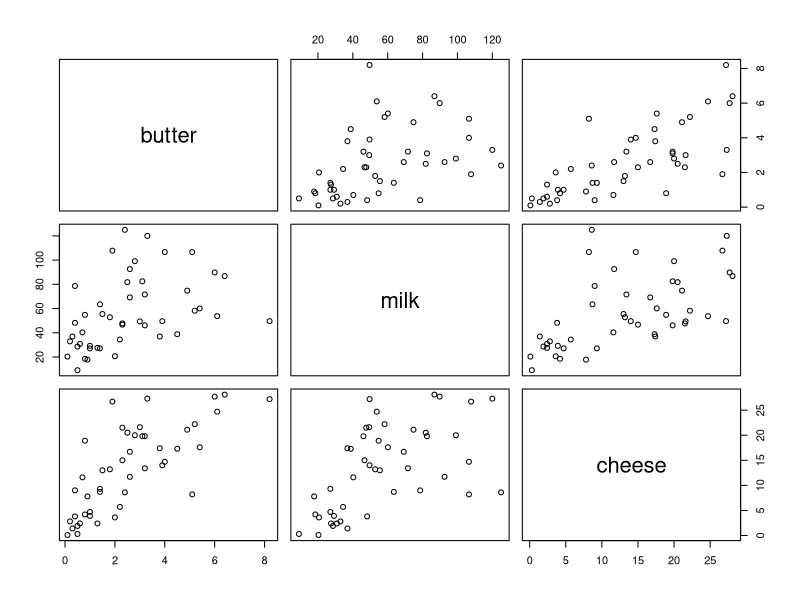
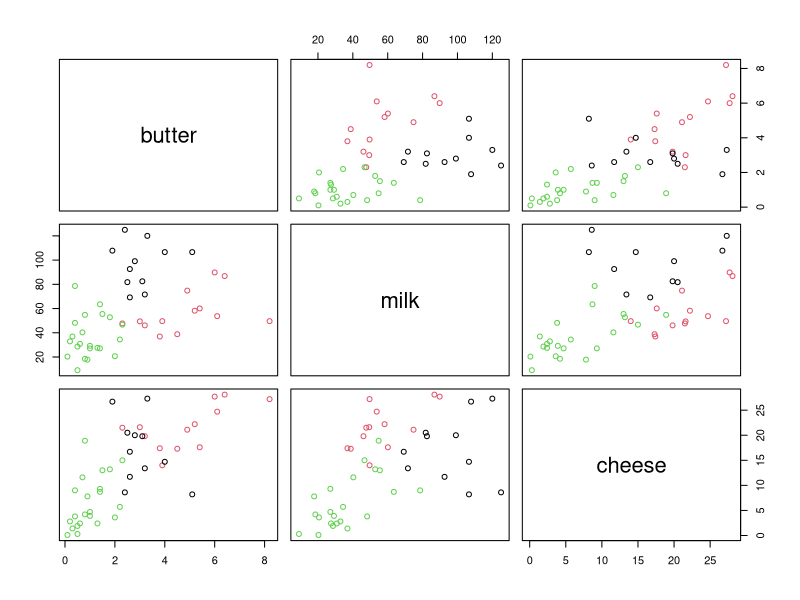
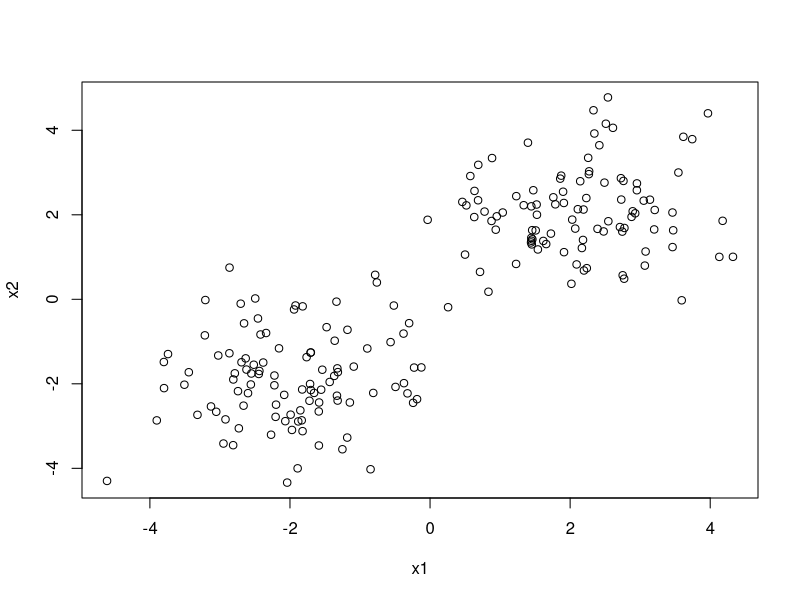
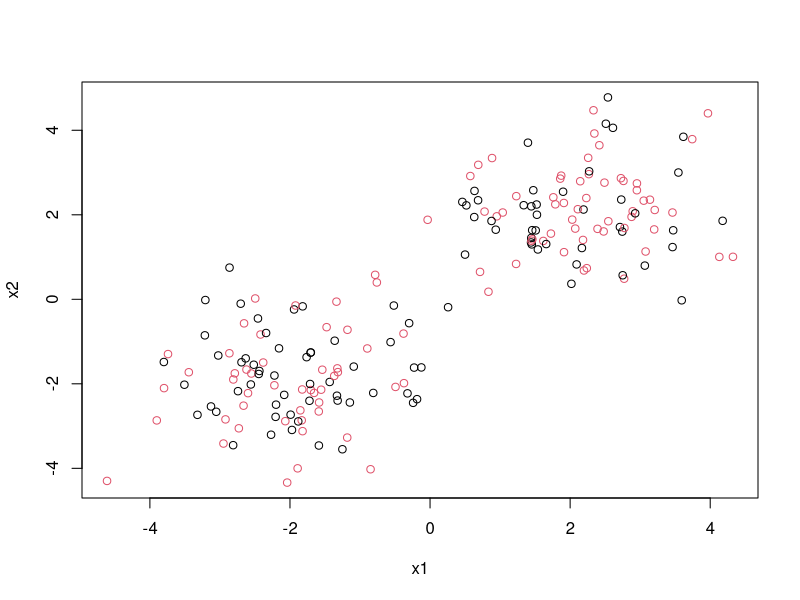
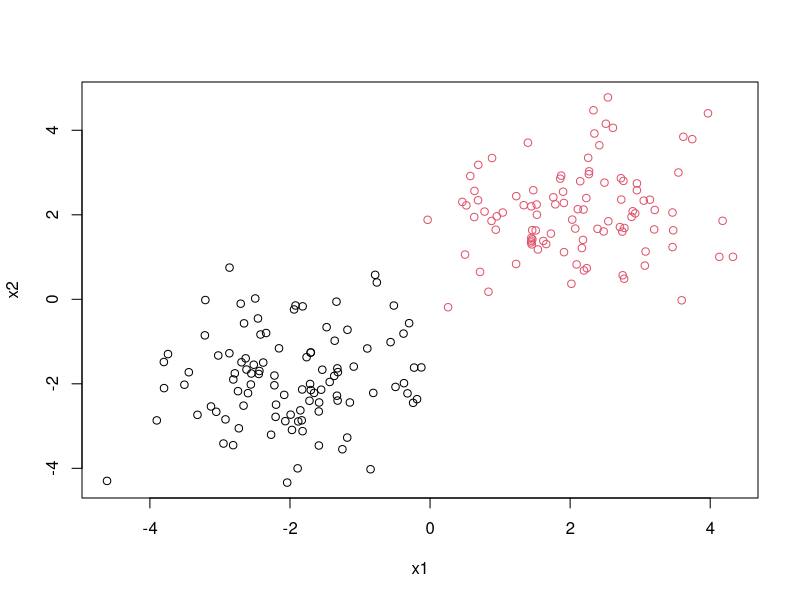
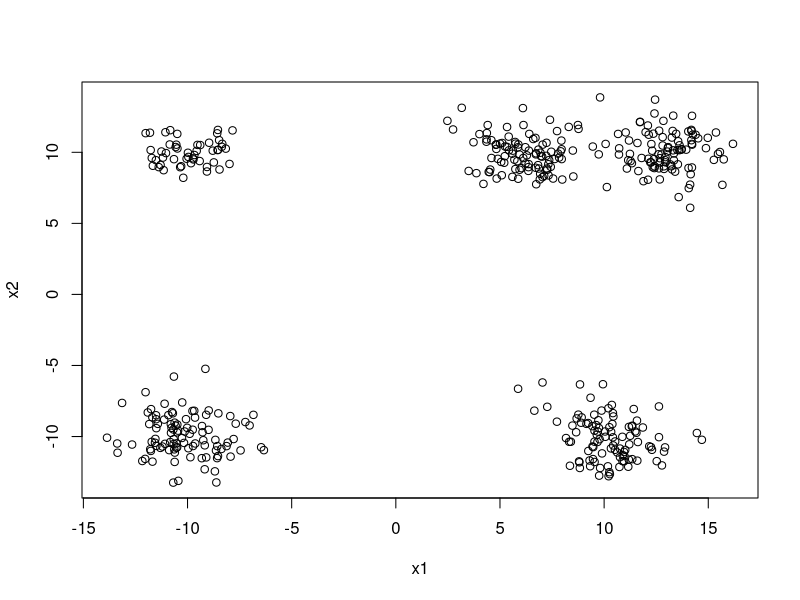
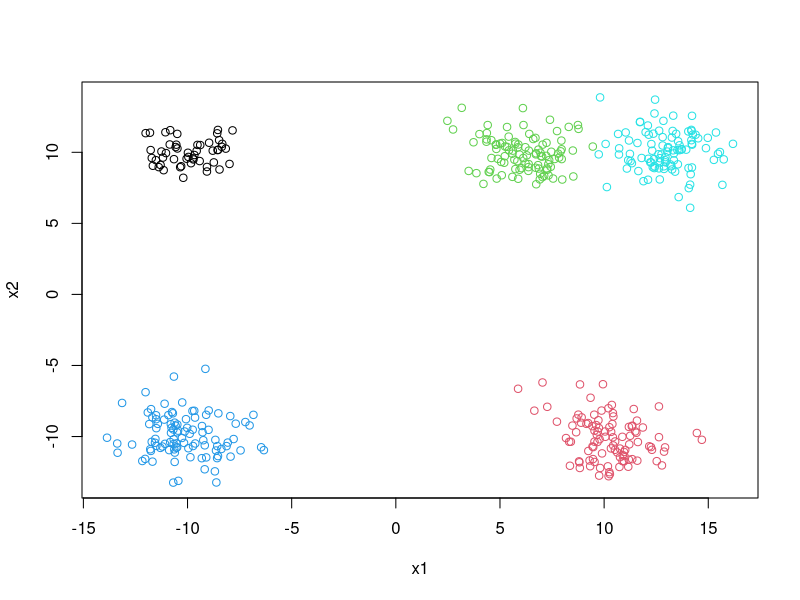
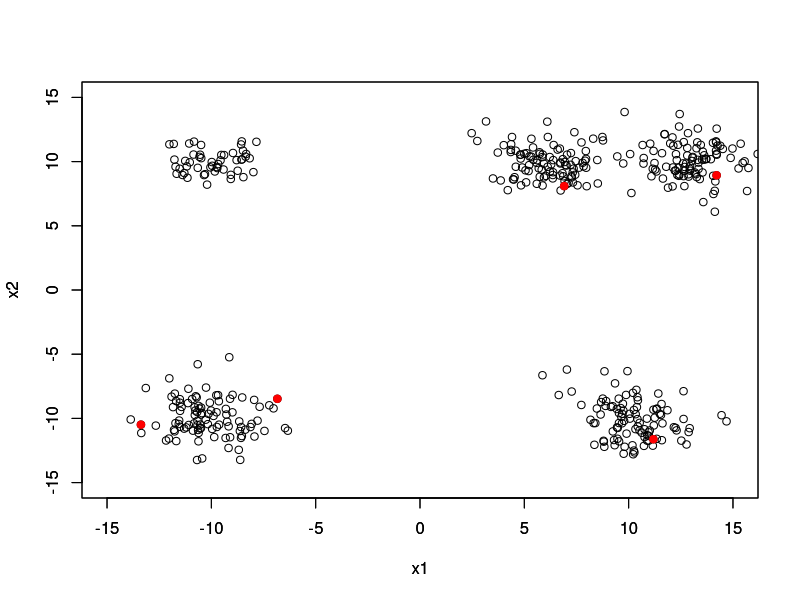

Generate these figures, in order, with R:
## ---- chunk 1
dat <- read.csv("./data/dairy_products.csv", 
                fileEncoding = "utf-8", 
                row.names = "country")
head(dat, n = 5)
## ---- chunk 2
plot(dat)
## ---- chunk 3
dat_scaled <- scale(dat)
## ---- chunk 4
# k-means法の計算
result <- kmeans(x = dat_scaled, centers = 3, iter.max = 100)
result$centers
## ---- chunk 5
# クラスターの可視化
plot(dat, col = result$cluster)
## ---- chunk 6
# デモデータの生成
library(MASS)
cluster_1 <- mvrnorm(n = 100, mu = c(-2, -2), Sigma = diag(c(1, 1)))
cluster_2 <- mvrnorm(n = 100, mu = c(2, 2), Sigma = diag(c(1, 1)))
X <- rbind(cluster_1, cluster_2)
dat <- data.frame(x1 = X[ , 1], x2 = X[, 2])
head(dat, n = 5)
## ---- chunk 7
plot(dat)
## ---- chunk 8
y <- sample(x = c(1, 2), size = 200, replace = TRUE)
plot(dat, col = y)
## ---- chunk 9
center_1 <- colMeans(dat[y==1, ])
center_2 <- colMeans(dat[y==2, ])
c(center_1, center_2)
## ---- chunk 10
dist_1 <- rowSums(sweep(dat, MARGIN = 2, center_1)^2)
dist_2 <- rowSums(sweep(dat, MARGIN = 2, center_2)^2)
new_cluster_id <- 1*(dist_1 < dist_2) + 2*(dist_1 >= dist_2)
plot(dat, col = new_cluster_id)
## ---- chunk 11
# デモデータの生成
cluster1 <- mvrnorm(n = 100, mu = c(6, 10), Sigma = diag(c(2, 2)))
cluster2 <- mvrnorm(n = 100, mu = c(13, 10), Sigma = diag(c(2, 2)))
cluster3 <- mvrnorm(n = 100, mu = c(10, -10), Sigma = diag(c(2, 2)))
cluster4 <- mvrnorm(n = 100, mu = c(-10, -10), Sigma = diag(c(2, 2)))
cluster5 <- mvrnorm(n = 50, mu = c(-10, 10), Sigma = diag(c(1, 1)))
X <- rbind(cluster1, cluster2, cluster3, cluster4, cluster5)
dat <- data.frame(x1 = X[ , 1], x2 = X[ , 2])
head(dat, n = 5)
## ---- chunk 12
# 散布図 : 5つのクラスターが確認できる。
plot(dat)
## ---- chunk 13
# 20回くらい何度も実行して、結果を比較してみてください。
result <- kmeans(x = dat, centers = 5, iter.max = 100)
plot(dat, col = result$cluster)
## ---- chunk 14
# kmeans++の実装
init_kmeanspp <- function(x, centers) {
  x <- as.matrix(x)
  dist_centers <- matrix(Inf, nrow = nrow(x), ncol = centers-1)
  
  center_pts <- sample(x = 1:nrow(x), size = 1)    # ランダムに一点選ぶ。
  
  for (i in 1:(centers-1)) {
    dist_centers[ , i] <- rowSums(sweep(x, 2, x[center_pts[i], ])^2)
    min_dist <- apply(dist_centers, MARGIN = 1, FUN = min)
    prob <- min_dist / sum(min_dist)
    center_pts[i+1] <- sample(x = 1:nrow(x), size = 1, prob = prob)
  }
  
  return(center_pts)
}
## ---- chunk 15
# どんなクラスターの初期値が選ばれているかを確認する。（複数回）
initial_centers <- init_kmeanspp(x = dat, centers = 5)
plot(dat, xlim = c(-15, 15), ylim = c(-15, 15))
par(new = TRUE)
plot(dat[initial_centers, ], xlim = c(-15, 15), ylim = c(-15, 15),
     col = "red", pch = 19)
## ---- chunk 16
# 同様に20回くらい試してみてください。
initial_centers <- init_kmeanspp(x = dat, centers = 5)
result <- kmeans(dat, centers = dat[initial_centers, ], iter.max = 100)
plot(dat, col = result$cluster)
## ---- chunk 17
# デモデータの生成
cluster_1 <- mvrnorm(n = 100, mu = c(-2, -2), Sigma = diag(c(10, 1)))
cluster_2 <- mvrnorm(n = 100, mu = c(2, 2), Sigma = diag(c(10, 1)))
X <- rbind(cluster_1, cluster_2)
dat <- data.frame(x1 = X[ , 1], x2 = X[, 2])
head(dat, n = 5)
## ---- chunk 18
plot(dat)
## ---- chunk 19
# k-means法によるクラスタリング
result <- kmeans(x = dat, centers = 2, iter.max = 100)
result$centers
## ---- chunk 20
# クラスタリングの結果の可視化
plot(dat, col = result$cluster)
## ---- chunk 21
# デモデータの生成
cluster_1 <- mvrnorm(n = 200, mu = c(-2, -2), Sigma = diag(c(1, 1)))
cluster_2 <- mvrnorm(n = 10, mu = c(2, 2), Sigma = diag(c(1, 1)))
cluster_3 <- mvrnorm(n = 20, mu = c(2, -2), Sigma = diag(c(1, 1)))
X <- rbind(cluster_1, cluster_2, cluster_3)
dat <- data.frame(x1 = X[ , 1], x2 = X[, 2])
head(dat, n = 5)
## ---- chunk 22
plot(dat)
## ---- chunk 23
# k-means法によるクラスタリング
result <- kmeans(x = dat, centers = 3, iter.max = 100)
result$centers
## ---- chunk 24
# クラスタリングの結果の可視化
plot(dat, col = result$cluster)
